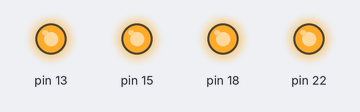
Simulated run of this program. Board: Jetson Nano (header pin numbers). Shown: output pins drawn as LEDs (lit = HIGH). At 12.9 s the program stops and its outputs stay as they are.

Above: at 0.1 s.
At 1.9 s:
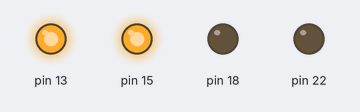
At 3.7 s:
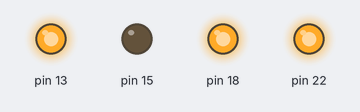
At 6.7 s:
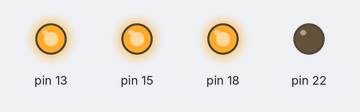
At 9.3 s:
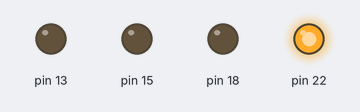
At 13.0 s:
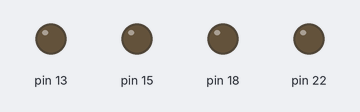
Timing chart, 0 to 14.4 s (numbered marks = the images above):
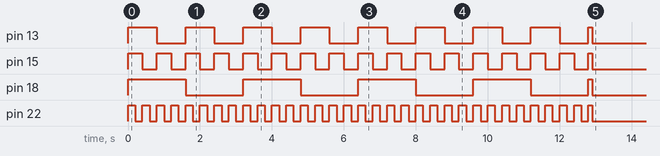

Measured:
- by itself, pin 13: goes 8 × (HIGH 0.80 s, LOW 0.80 s), HIGH 0.10 s, then LOW
- by itself, pin 15: goes 16 × (HIGH 0.40 s, LOW 0.40 s), HIGH 0.10 s, then LOW
- by itself, pin 18: goes 4 × (HIGH 1.6 s, LOW 1.6 s), HIGH 0.10 s, then LOW
- by itself, pin 22: goes 32 × (HIGH 0.20 s, LOW 0.20 s), HIGH 0.10 s, then LOW

The program:

jetson_gpio_test.py
```python
#! /usr/bin/env python3

import time
import Jetson.GPIO as GPIO


class JetsonGPIOInterface():
    def __init__(self):
        super().__init__()

        self.output_0_state = GPIO.LOW
        self.output_1_state = GPIO.LOW
        self.output_2_state = GPIO.LOW
        self.output_3_state = GPIO.LOW

        GPIO.setmode(GPIO.BOARD)
        GPIO.setup(22, GPIO.OUT, initial=self.output_0_state)  # 17
        GPIO.setup(15, GPIO.OUT, initial=self.output_1_state)  # 27
        GPIO.setup(13, GPIO.OUT, initial=self.output_2_state)  # 32
        GPIO.setup(18, GPIO.OUT, initial=self.output_3_state)  # 35

    def test_outputs(self, ):
        for i in range(129):
            if i % 2 == 0:
                if self.output_0_state == GPIO.LOW:
                    self.output_0_state = GPIO.HIGH
                else:
                    self.output_0_state = GPIO.LOW

                GPIO.output(22, self.output_0_state)

            if i % 4 == 0:
                if self.output_1_state == GPIO.LOW:
                    self.output_1_state = GPIO.HIGH
                else:
                    self.output_1_state = GPIO.LOW

                GPIO.output(15, self.output_1_state)

            if i % 8 == 0:
                if self.output_2_state == GPIO.LOW:
                    self.output_2_state = GPIO.HIGH
                else:
                    self.output_2_state = GPIO.LOW

                GPIO.output(13, self.output_2_state)

            if i % 16 == 0:
                if self.output_3_state == GPIO.LOW:
                    self.output_3_state = GPIO.HIGH
                else:
                    self.output_3_state = GPIO.LOW

                GPIO.output(18, self.output_3_state)

            time.sleep(0.1)

def main(args=None):

    jetson_gpio_interface = JetsonGPIOInterface()
    jetson_gpio_interface.test_outputs()

    GPIO.cleanup()


if __name__ == '__main__':
    main()
```
